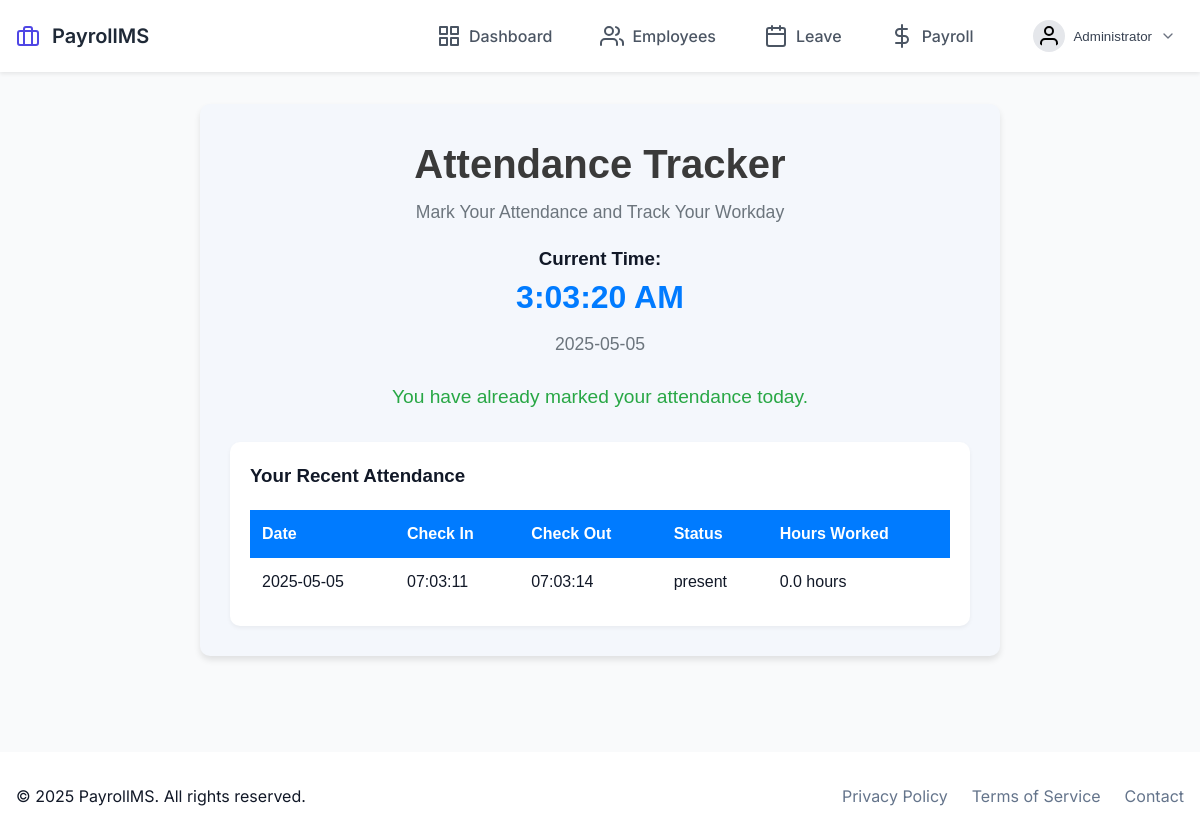
Screenshot of /attendance/record (signed in) with the database file from the repository.
### src/models/attendance.py (models this page shows, shortened)
class Attendance(db.Model):
    __tablename__ = 'attendance'
    id: int = db.Column(db.Integer, primary_key=True)
    employee_id: int = db.Column(db.Integer, db.ForeignKey('employee.id'), nullable=False)
    date: date = db.Column(db.Date, nullable=False)
    time_in: datetime = db.Column(db.DateTime, nullable=False)
    time_out: Optional[datetime] = db.Column(db.DateTime)
    status: str = db.Column(db.String(20), default='present')
    employee = db.relationship('Employee', backref=db.backref('attendances', lazy=True))

### src/routes/attendance.py (the view, shortened to what this page needs)
@attendance_bp.route('/record', methods=['GET', 'POST'])
@login_required
def record():
    today = date.today()
    employee_id = session.get('user_id')
    today_attendance = Attendance.query.filter_by(
        employee_id=employee_id,
        date=today
    ).first()
    attendance_history = Attendance.query.filter_by(
        employee_id=employee_id
    ).order_by(Attendance.date.desc()).limit(10).all()
    return render_template('attendance/record.html',
                         today=today,
                         today_attendance=today_attendance,
                         attendance_history=attendance_history)

### src/app.py (called while the page is built)
def create_app():
    app = Flask(__name__)
    app.config.from_object(Config)
    init_app(app)
    from .routes import init_routes
    init_routes(app)
    @app.context_processor
    def utility_processor():
        return {
            'now': datetime.now()
        }
    @app.route('/')
    def home():
        return render_template('home.html')
    return app

### src/routes/auth.py (called while the page is built)
def login_required(f: Callable) -> Callable:
    @wraps(f)
    def decorated_function(*args: Any, **kwargs: Any) -> Union[Response, Any]:
        if 'user_id' not in session:
            flash('Please log in first.', 'danger')
            return redirect(url_for('auth.login'))
        return f(*args, **kwargs)
    return decorated_function

### src/templates/attendance/record.html (shortened to what this page needs)
{% extends "base.html" %}
{% block content %}
<div class="attendance-record-container">
    <div class="header">
        <h1>Attendance Tracker</h1>
        <p class="subheading">Mark Your Attendance and Track Your Workday</p>
    </div>
    <div class="time-info">
        <h3>Current Time:</h3>
        <div class="clock">
            <span id="clock">00:00:00</span>
        </div>
        <p class="date-text">{{ today }}</p>
    </div>
    <div class="attendance-status-container">
        <form method="POST" class="attendance-form">
            <div class="status-message">
                {% if today_attendance %}
                    <p class="status-text positive">You have already marked your attendance today.</p>
                {% else %}
                    <button type="submit" name="action" value="checkin" class="btn-checkin">Mark Attendance</button>
                {% endif %}
            </div>
        </form>
    </div>
    <div class="attendance-history">
        <h3>Your Recent Attendance</h3>
        <table class="attendance-table">
            <thead>
                <tr>
                    <th>Date</th>
                    <th>Check In</th>
                    <th>Check Out</th>
                    <th>Status</th>
                    <th>Hours Worked</th>
                </tr>
            </thead>
            <tbody>
                {% for record in attendance_history %}
                <tr>
                    <td>{{ record.date }}</td>
                    <td>{{ record.time_in.strftime('%H:%M:%S') }}</td>
                    <td>{{ record.time_out.strftime('%H:%M:%S') if record.time_out else 'Not checked out' }}</td>
                    <td>{{ record.status }}</td>
                    <td>
                        {% if record.time_out %}
                            {% set duration = (record.time_out - record.time_in).total_seconds() / 3600 %}
                            {{ duration|round(2) }} hours
                        {% else %}
                            Not checked out
                        {% endif %}
                    </td>
                </tr>
                {% endfor %}
            </tbody>
        </table>
    </div>
</div>
{% endblock %}

### src/templates/base.html (style rules this page uses)
:root { --primary: #4f46e5; --primary-dark: #4338ca; --secondary: #64748b; --white: #ffffff; --black: #111827; --gray-50: #f9fafb; --gray-100: #f3f4f6; --gray-200: #e5e7eb; }
* { margin: 0; padding: 0; box-sizing: border-box; }
body { font-family: 'Inter', system-ui, sans-serif; background-color: var(--gray-50); color: var(--black); line-height: 1.5; }

### src/templates/attendance/record.html (style rules this page uses)
.attendance-record-container { background-color: #F4F7FC; border-radius: 10px; padding: 30px; box-shadow: 0 4px 6px rgba(0, 0, 0, 0.1); max-width: 800px; margin: 0 auto; font-family: 'Arial', sans-serif; }
.header { text-align: center; margin-bottom: 20px; }
.header h1 { font-size: 2.5rem; color: #3A3A3A; }
.subheading { color: #6C757D; font-size: 1.1rem; margin-top: 5px; }
.time-info { text-align: center; margin-bottom: 25px; }
.clock { font-size: 2rem; color: #007BFF; font-weight: bold; }
.date-text { font-size: 1.1rem; color: #6C757D; margin-top: 10px; }
.attendance-status-container { text-align: center; margin-bottom: 25px; }
.status-message { margin: 20px 0; }
.status-text { font-size: 1.2rem; margin-bottom: 15px; }
.status-text.positive { color: #28A745; }
.attendance-history { margin-top: 30px; background-color: white; padding: 20px; border-radius: 10px; box-shadow: 0 2px 4px rgba(0, 0, 0, 0.05); }
.attendance-table { width: 100%; border-collapse: collapse; margin-top: 20px; }
.attendance-table th, .attendance-table td { padding: 12px; text-align: left; font-size: 1rem; }
.attendance-table th { background-color: #007BFF; color: white; }

### rows the page displays
Attendance: date "2025-05-05", time_in "07:03:11", time_out "07:03:14", status "present", duration "0.0"

### other values shown
{{ session.get('user_name', 'User') }} "Administrator"
{{ now.year }} "2025"
